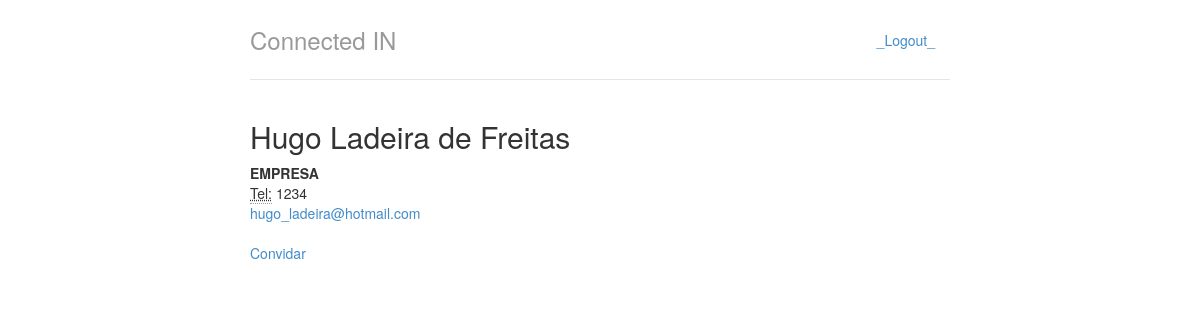
Page /perfis/1 (signed in) on the committed database.
### perfis/models.py (models this page shows, shortened)
class Perfil(models.Model):
    nome = models.CharField(max_length=255, null=False)
    telefone = models.CharField(max_length=15, null=False)
    contatos = models.ManyToManyField('self')
    usuario = models.OneToOneField(User, related_name='perfil')
    @property
    def email(self):
        return self.usuario.email

### perfis/views.py (the view)
# urls.py: url(r'^perfis/(?P<perfil_id>\d+)$', views.exibir, name='exibir'),
@login_required
def exibir(request, perfil_id):
    perfil = Perfil.objects.get(id=perfil_id)
    perfil_logado = get_perfil_logado(request)
    eh_contato = perfil in perfil_logado.contatos.all()
    return render(request, 'perfil.html', {"perfil":perfil, "eh_contato":eh_contato})

### perfis/views.py (called while the page is built)
@login_required
def get_perfil_logado(request):
    return request.user.perfil

### perfis/templates/perfil.html
{% extends "base.html" %}
{% block body %}
<div class="row">
    <div class="col-lg-12">
        <h2 style="margin-top:0">{{perfil.nome}}</h2>
        <address>
          <strong>EMPRESA</strong><br>
          <abbr title="Telefone">Tel:</abbr> {{perfil.telefone}}<br>
          <a href="mailto:{{perfil.email}}">{{perfil.email}}</a>
        </address>
        {% if eh_contato %}
        <div class="well well-sm">Vocês estão conectados!</div>
        {% else %}
        <a href="{% url 'convidar' perfil.id %}">Convidar</a>
        {% endif %}
    </div>
</div>
{% endblock %}

### perfis/static/styles/main.css (style rules this page uses)
body { padding-top: 20px; padding-bottom: 20px; }

### rows in the picture
Perfil: nome "Hugo Ladeira de Freitas", telefone "1234", email "hugo_ladeira@hotmail.com"
